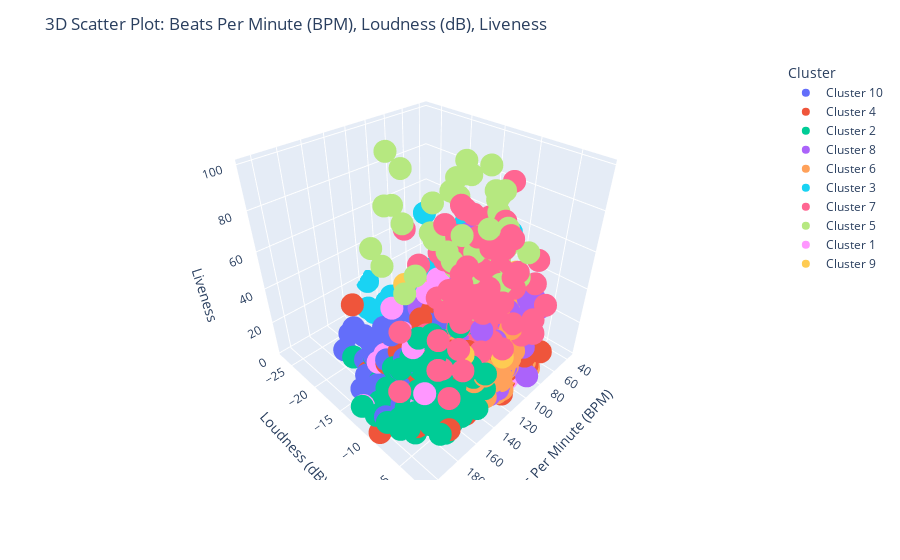
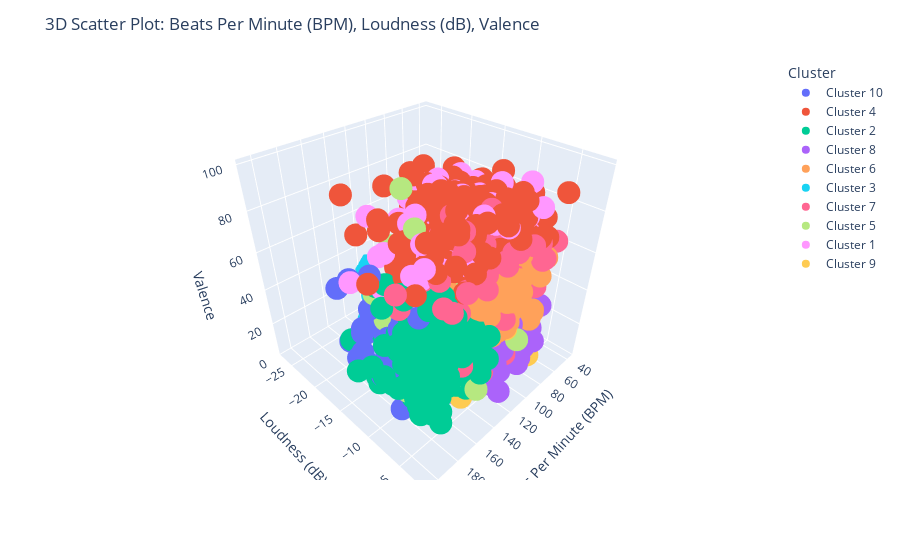
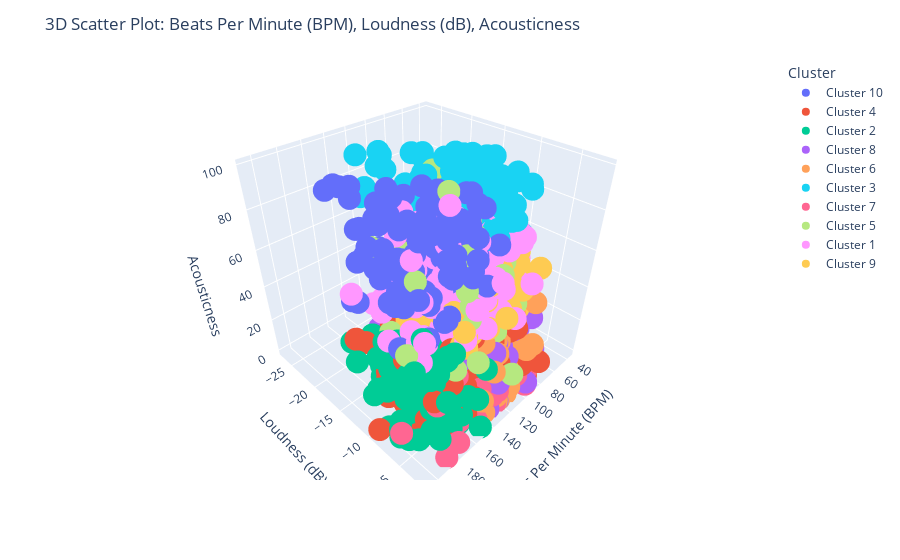
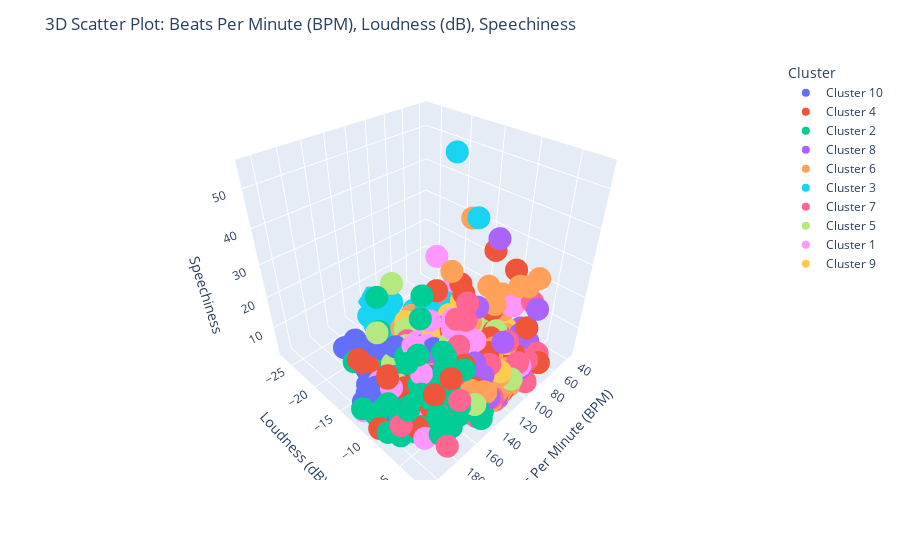

Write notebook code for charts like these, in order.
### Markdown cell above
<font color="aqua"> 

<h3> Interpretation </h3>

In the above figure, we have visualized our data after clustering into 10 clusters using `Acousticness`, `Liveness` and `valence` features. In this 3D space of these features, It can be seen that some clusters are quite well sepearated from others and there is an acceptable cross-cluster distance. On the other hand, there are some clusters that are some how mixed in this visualization. Therefore, in order to observe the output of the clustering better, we will visualize our data using all possible combinations of the features in the following. It can be seen that our clustering process has been successfully done.

</font>

### Code cell
import itertools
import plotly.express as px

# Create a list of feature names
feature_names = ["Beats Per Minute (BPM)", "Loudness (dB)", "Liveness", "Valence", "Acousticness", "Speechiness"]

# Generate all combinations of 3 features
feature_combinations = list(itertools.combinations(feature_names, 3))

# Loop through each combination and create a separate 3D scatter plot
for combination in feature_combinations:
    fig = px.scatter_3d(selected_df, x=combination[0], y=combination[1], z=combination[2], color='Cluster')
    fig.update_layout(title=f"3D Scatter Plot: {combination[0]}, {combination[1]}, {combination[2]}")
    fig.show()

### Figure 1 — Plotly figure (JSON) as saved in the notebook; plotly's stock layout.template omitted (floating-point values rounded to 4 significant figures; data arrays with more than 128 entries replaced by an {"elided": "..."} marker saying what was removed)
{"data": [{"hovertemplate": "Cluster=Cluster 10<br>Beats Per Minute (BPM)=%{x}<br>Loudness (dB)=%{y}<br>Liveness=%{z}<extra></extra>", "legendgroup": "Cluster 10", "marker": {"color": "#636efa", "symbol": "circle"}, "mode": "markers", "name": "Cluster 10", "scene": "scene", "showlegend": true, "type": "scatter3d", "x": {"elided": "147 int values"}, "y": {"elided": "147 int values"}, "z": {"elided": "147 int values"}}, {"hovertemplate": "Cluster=Cluster 4<br>Beats Per Minute (BPM)=%{x}<br>Loudness (dB)=%{y}<br>Liveness=%{z}<extra></extra>", "legendgroup": "Cluster 4", "marker": {"color": "#EF553B", "symbol": "circle"}, "mode": "markers", "name": "Cluster 4", "scene": "scene", "showlegend": true, "type": "scatter3d", "x": {"elided": "319 int values"}, "y": {"elided": "319 int values"}, "z": {"elided": "319 int values"}}, {"hovertemplate": "Cluster=Cluster 2<br>Beats Per Minute (BPM)=%{x}<br>Loudness (dB)=%{y}<br>Liveness=%{z}<extra></extra>", "legendgroup": "Cluster 2", "marker": {"color": "#00cc96", "symbol": "circle"}, "mode": "markers", "name": "Cluster 2", "scene": "scene", "showlegend": true, "type": "scatter3d", "x": {"elided": "190 int values"}, "y": {"elided": "190 int values"}, "z": {"elided": "190 int values"}}, {"hovertemplate": "Cluster=Cluster 8<br>Beats Per Minute (BPM)=%{x}<br>Loudness (dB)=%{y}<br>Liveness=%{z}<extra></extra>", "legendgroup": "Cluster 8", "marker": {"color": "#ab63fa", "symbol": "circle"}, "mode": "markers", "name": "Cluster 8", "scene": "scene", "showlegend": true, "type": "scatter3d", "x": {"elided": "293 int values"}, "y": {"elided": "293 int values"}, "z": {"elided": "293 int values"}}, {"hovertemplate": "Cluster=Cluster 6<br>Beats Per Minute (BPM)=%{x}<br>Loudness (dB)=%{y}<br>Liveness=%{z}<extra></extra>", "legendgroup": "Cluster 6", "marker": {"color": "#FFA15A", "symbol": "circle"}, "mode": "markers", "name": "Cluster 6", "scene": "scene", "showlegend": true, "type": "scatter3d", "x": {"elided": "327 int values"}, "y": {"elided": "327 int values"}, "z": {"elided": "327 int values"}}, {"hovertemplate": "Cluster=Cluster 3<br>Beats Per Minute (BPM)=%{x}<br>Loudness (dB)=%{y}<br>Liveness=%{z}<extra></extra>", "legendgroup": "Cluster 3", "marker": {"color": "#19d3f3", "symbol": "circle"}, "mode": "markers", "name": "Cluster 3", "scene": "scene", "showlegend": true, "type": "scatter3d", "x": {"elided": "167 int values"}, "y": {"elided": "167 int values"}, "z": {"elided": "167 int values"}}, {"hovertemplate": "Cluster=Cluster 7<br>Beats Per Minute (BPM)=%{x}<br>Loudness (dB)=%{y}<br>Liveness=%{z}<extra></extra>", "legendgroup": "Cluster 7", "marker": {"color": "#FF6692", "symbol": "circle"}, "mode": "markers", "name": "Cluster 7", "scene": "scene", "showlegend": true, "type": "scatter3d", "x": [102, 168, 186, 92, 171, 160, 162, 107, 123, 85, 128, 159, 80, 104, 175, 110, 174, 103, 131, 96, 72, 96, 114, 139, 90, 131, 140, 127, 94, 136, 135, 139, 111, 92, 125, 189, 147, 118, 145, 116, 100, 147, 87, 121, 203, 104, 141, 100, 134, 134, 138, 127, 135, 125, 156, 91, 95, 115, 155, 106, 127, 133, 117, 105, 136, 119, 117, 113, 127, 129, 147, 120, 117, 106, 126, 111, 144, 154, 123, 135, 140, 120, 132, 172, 92, 134, 103, 122, 92, 135, 125, 106, 133, 122, 127, 149, 159, 96, 85, 122, 117, 127], "y": [-6, -6, -2, -5, -5, -5, -6, -4, -9, -9, -6, -4, -4, -6, -5, -4, -2, -4, -5, -10, -3, -2, -6, -7, -8, -7, -6, -4, -5, -4, -8, -4, -7, -3, -3, -8, -6, -4, -5, -5, -3, -3, -3, -9, -6, -15, -10, -10, -16, -9, -7, -6, -5, -9, -5, -7, -8, -7, -5, -6, -6, -8, -6, -6, -7, -9, -6, -6, -11, -3, -6, -5, -9, -7, -5, -8, -8, -5, -3, -5, -7, -16, -5, -7, -6, -6, -7, -6, -17, -10, -6, -6, -6, -7, -6, -5, -9, -9, -11, -10, -11, -6], "z": [53, 48, 37, 57, 37, 63, 60, 58, 36, 58, 51, 83, 52, 72, 38, 64, 46, 38, 51, 60, 40, 35, 51, 61, 55, 92, 35, 37, 60, 67, 95, 36, 52, 69, 87, 55, 68, 85, 35, 46, 33, 89, 37, 73, 36, 54, 51, 54, 72, 68, 44, 45, 73, 50, 77, 97, 63, 44, 41, 85, 39, 37, 62, 63, 42, 45, 57, 38, 64, 60, 99, 35, 65, 78, 44, 68, 60, 56, 34, 54, 96, 50, 37, 36, 55, 85, 65, 38, 57, 84, 33, 60, 61, 76, 57, 61, 40, 80, 59, 76, 41, 83]}, {"hovertemplate": "Cluster=Cluster 5<br>Beats Per Minute (BPM)=%{x}<br>Loudness (dB)=%{y}<br>Liveness=%{z}<extra></extra>", "legendgroup": "Cluster 5", "marker": {"color": "#B6E880", "symbol": "circle"}, "mode": "markers", "name": "Cluster 5", "scene": "scene", "showlegend": true, "type": "scatter3d", "x": [117, 115, 92, 104, 157, 136, 136, 130, 173, 112, 150, 81, 105, 130, 132, 112, 174, 105, 117, 100, 184, 84, 148, 114, 114, 95, 130, 96, 123, 92, 112, 78, 141, 89, 101, 111, 117, 92, 133, 113, 120, 99, 102, 94, 176, 109, 115, 84, 110, 135, 134, 131, 135, 110, 163, 175], "y": [-2, -10, -5, -6, -5, -6, -6, -17, -13, -10, -3, -11, -7, -9, -10, -6, -11, -16, -9, -7, -8, -14, -14, -5, -15, -8, -6, -9, -10, -12, -5, -9, -6, -9, -7, -11, -7, -7, -9, -10, -21, -7, -13, -12, -14, -8, -12, -14, -7, -8, -9, -12, -7, -9, -14, -8], "z": [81, 70, 57, 61, 93, 79, 70, 97, 70, 63, 97, 97, 87, 96, 71, 59, 99, 78, 62, 95, 71, 90, 81, 60, 67, 91, 76, 59, 61, 61, 85, 73, 53, 86, 76, 68, 82, 68, 52, 69, 98, 64, 93, 94, 77, 69, 91, 96, 97, 54, 69, 73, 59, 57, 92, 76]}, {"hovertemplate": "Cluster=Cluster 1<br>Beats Per Minute (BPM)=%{x}<br>Loudness (dB)=%{y}<br>Liveness=%{z}<extra></extra>", "legendgroup": "Cluster 1", "marker": {"color": "#FF97FF", "symbol": "circle"}, "mode": "markers", "name": "Cluster 1", "scene": "scene", "showlegend": true, "type": "scatter3d", "x": {"elided": "197 int values"}, "y": {"elided": "197 int values"}, "z": {"elided": "197 int values"}}, {"hovertemplate": "Cluster=Cluster 9<br>Beats Per Minute (BPM)=%{x}<br>Loudness (dB)=%{y}<br>Liveness=%{z}<extra></extra>", "legendgroup": "Cluster 9", "marker": {"color": "#FECB52", "symbol": "circle"}, "mode": "markers", "name": "Cluster 9", "scene": "scene", "showlegend": true, "type": "scatter3d", "x": {"elided": "196 int values"}, "y": {"elided": "196 int values"}, "z": {"elided": "196 int values"}}], "layout": {"legend": {"title": {"text": "Cluster"}, "tracegroupgap": 0}, "margin": {"t": 60}, "scene": {"domain": {"x": [0, 1], "y": [0, 1]}, "xaxis": {"title": {"text": "Beats Per Minute (BPM)"}}, "yaxis": {"title": {"text": "Loudness (dB)"}}, "zaxis": {"title": {"text": "Liveness"}}}, "title": {"text": "3D Scatter Plot: Beats Per Minute (BPM), Loudness (dB), Liveness"}}}

### Figure 2 — Plotly figure (JSON) as saved in the notebook; plotly's stock layout.template omitted (floating-point values rounded to 4 significant figures; data arrays with more than 128 entries replaced by an {"elided": "..."} marker saying what was removed)
{"data": [{"hovertemplate": "Cluster=Cluster 10<br>Beats Per Minute (BPM)=%{x}<br>Loudness (dB)=%{y}<br>Valence=%{z}<extra></extra>", "legendgroup": "Cluster 10", "marker": {"color": "#636efa", "symbol": "circle"}, "mode": "markers", "name": "Cluster 10", "scene": "scene", "showlegend": true, "type": "scatter3d", "x": {"elided": "147 int values"}, "y": {"elided": "147 int values"}, "z": {"elided": "147 int values"}}, {"hovertemplate": "Cluster=Cluster 4<br>Beats Per Minute (BPM)=%{x}<br>Loudness (dB)=%{y}<br>Valence=%{z}<extra></extra>", "legendgroup": "Cluster 4", "marker": {"color": "#EF553B", "symbol": "circle"}, "mode": "markers", "name": "Cluster 4", "scene": "scene", "showlegend": true, "type": "scatter3d", "x": {"elided": "319 int values"}, "y": {"elided": "319 int values"}, "z": {"elided": "319 int values"}}, {"hovertemplate": "Cluster=Cluster 2<br>Beats Per Minute (BPM)=%{x}<br>Loudness (dB)=%{y}<br>Valence=%{z}<extra></extra>", "legendgroup": "Cluster 2", "marker": {"color": "#00cc96", "symbol": "circle"}, "mode": "markers", "name": "Cluster 2", "scene": "scene", "showlegend": true, "type": "scatter3d", "x": {"elided": "190 int values"}, "y": {"elided": "190 int values"}, "z": {"elided": "190 int values"}}, {"hovertemplate": "Cluster=Cluster 8<br>Beats Per Minute (BPM)=%{x}<br>Loudness (dB)=%{y}<br>Valence=%{z}<extra></extra>", "legendgroup": "Cluster 8", "marker": {"color": "#ab63fa", "symbol": "circle"}, "mode": "markers", "name": "Cluster 8", "scene": "scene", "showlegend": true, "type": "scatter3d", "x": {"elided": "293 int values"}, "y": {"elided": "293 int values"}, "z": {"elided": "293 int values"}}, {"hovertemplate": "Cluster=Cluster 6<br>Beats Per Minute (BPM)=%{x}<br>Loudness (dB)=%{y}<br>Valence=%{z}<extra></extra>", "legendgroup": "Cluster 6", "marker": {"color": "#FFA15A", "symbol": "circle"}, "mode": "markers", "name": "Cluster 6", "scene": "scene", "showlegend": true, "type": "scatter3d", "x": {"elided": "327 int values"}, "y": {"elided": "327 int values"}, "z": {"elided": "327 int values"}}, {"hovertemplate": "Cluster=Cluster 3<br>Beats Per Minute (BPM)=%{x}<br>Loudness (dB)=%{y}<br>Valence=%{z}<extra></extra>", "legendgroup": "Cluster 3", "marker": {"color": "#19d3f3", "symbol": "circle"}, "mode": "markers", "name": "Cluster 3", "scene": "scene", "showlegend": true, "type": "scatter3d", "x": {"elided": "167 int values"}, "y": {"elided": "167 int values"}, "z": {"elided": "167 int values"}}, {"hovertemplate": "Cluster=Cluster 7<br>Beats Per Minute (BPM)=%{x}<br>Loudness (dB)=%{y}<br>Valence=%{z}<extra></extra>", "legendgroup": "Cluster 7", "marker": {"color": "#FF6692", "symbol": "circle"}, "mode": "markers", "name": "Cluster 7", "scene": "scene", "showlegend": true, "type": "scatter3d", "x": [102, 168, 186, 92, 171, 160, 162, 107, 123, 85, 128, 159, 80, 104, 175, 110, 174, 103, 131, 96, 72, 96, 114, 139, 90, 131, 140, 127, 94, 136, 135, 139, 111, 92, 125, 189, 147, 118, 145, 116, 100, 147, 87, 121, 203, 104, 141, 100, 134, 134, 138, 127, 135, 125, 156, 91, 95, 115, 155, 106, 127, 133, 117, 105, 136, 119, 117, 113, 127, 129, 147, 120, 117, 106, 126, 111, 144, 154, 123, 135, 140, 120, 132, 172, 92, 134, 103, 122, 92, 135, 125, 106, 133, 122, 127, 149, 159, 96, 85, 122, 117, 127], "y": [-6, -6, -2, -5, -5, -5, -6, -4, -9, -9, -6, -4, -4, -6, -5, -4, -2, -4, -5, -10, -3, -2, -6, -7, -8, -7, -6, -4, -5, -4, -8, -4, -7, -3, -3, -8, -6, -4, -5, -5, -3, -3, -3, -9, -6, -15, -10, -10, -16, -9, -7, -6, -5, -9, -5, -7, -8, -7, -5, -6, -6, -8, -6, -6, -7, -9, -6, -6, -11, -3, -6, -5, -9, -7, -5, -8, -8, -5, -3, -5, -7, -16, -5, -7, -6, -6, -7, -6, -17, -10, -6, -6, -6, -7, -6, -5, -9, -9, -11, -10, -11, -6], "z": [59, 65, 77, 73, 67, 42, 36, 75, 69, 64, 61, 37, 51, 75, 80, 24, 81, 78, 97, 84, 73, 73, 70, 77, 49, 71, 77, 76, 65, 24, 51, 74, 65, 77, 51, 66, 60, 72, 64, 61, 78, 72, 68, 63, 81, 40, 80, 55, 56, 35, 83, 79, 70, 68, 60, 80, 64, 74, 94, 70, 76, 77, 87, 81, 63, 51, 91, 82, 94, 79, 61, 73, 81, 71, 84, 84, 93, 86, 81, 84, 49, 79, 52, 68, 54, 87, 32, 58, 51, 34, 72, 60, 63, 58, 80, 68, 61, 58, 65, 89, 71, 65]}, {"hovertemplate": "Cluster=Cluster 5<br>Beats Per Minute (BPM)=%{x}<br>Loudness (dB)=%{y}<br>Valence=%{z}<extra></extra>", "legendgroup": "Cluster 5", "marker": {"color": "#B6E880", "symbol": "circle"}, "mode": "markers", "name": "Cluster 5", "scene": "scene", "showlegend": true, "type": "scatter3d", "x": [117, 115, 92, 104, 157, 136, 136, 130, 173, 112, 150, 81, 105, 130, 132, 112, 174, 105, 117, 100, 184, 84, 148, 114, 114, 95, 130, 96, 123, 92, 112, 78, 141, 89, 101, 111, 117, 92, 133, 113, 120, 99, 102, 94, 176, 109, 115, 84, 110, 135, 134, 131, 135, 110, 163, 175], "y": [-2, -10, -5, -6, -5, -6, -6, -17, -13, -10, -3, -11, -7, -9, -10, -6, -11, -16, -9, -7, -8, -14, -14, -5, -15, -8, -6, -9, -10, -12, -5, -9, -6, -9, -7, -11, -7, -7, -9, -10, -21, -7, -13, -12, -14, -8, -12, -14, -7, -8, -9, -12, -7, -9, -14, -8], "z": [40, 88, 63, 46, 28, 58, 46, 46, 44, 40, 23, 42, 47, 15, 19, 38, 11, 89, 40, 25, 22, 82, 96, 39, 45, 30, 30, 51, 33, 37, 77, 59, 66, 61, 75, 62, 31, 55, 55, 19, 52, 25, 72, 64, 56, 36, 44, 17, 38, 26, 38, 24, 81, 71, 18, 95]}, {"hovertemplate": "Cluster=Cluster 1<br>Beats Per Minute (BPM)=%{x}<br>Loudness (dB)=%{y}<br>Valence=%{z}<extra></extra>", "legendgroup": "Cluster 1", "marker": {"color": "#FF97FF", "symbol": "circle"}, "mode": "markers", "name": "Cluster 1", "scene": "scene", "showlegend": true, "type": "scatter3d", "x": {"elided": "197 int values"}, "y": {"elided": "197 int values"}, "z": {"elided": "197 int values"}}, {"hovertemplate": "Cluster=Cluster 9<br>Beats Per Minute (BPM)=%{x}<br>Loudness (dB)=%{y}<br>Valence=%{z}<extra></extra>", "legendgroup": "Cluster 9", "marker": {"color": "#FECB52", "symbol": "circle"}, "mode": "markers", "name": "Cluster 9", "scene": "scene", "showlegend": true, "type": "scatter3d", "x": {"elided": "196 int values"}, "y": {"elided": "196 int values"}, "z": {"elided": "196 int values"}}], "layout": {"legend": {"title": {"text": "Cluster"}, "tracegroupgap": 0}, "margin": {"t": 60}, "scene": {"domain": {"x": [0, 1], "y": [0, 1]}, "xaxis": {"title": {"text": "Beats Per Minute (BPM)"}}, "yaxis": {"title": {"text": "Loudness (dB)"}}, "zaxis": {"title": {"text": "Valence"}}}, "title": {"text": "3D Scatter Plot: Beats Per Minute (BPM), Loudness (dB), Valence"}}}

### Figure 3 — Plotly figure (JSON) as saved in the notebook; plotly's stock layout.template omitted (floating-point values rounded to 4 significant figures; data arrays with more than 128 entries replaced by an {"elided": "..."} marker saying what was removed)
{"data": [{"hovertemplate": "Cluster=Cluster 10<br>Beats Per Minute (BPM)=%{x}<br>Loudness (dB)=%{y}<br>Acousticness=%{z}<extra></extra>", "legendgroup": "Cluster 10", "marker": {"color": "#636efa", "symbol": "circle"}, "mode": "markers", "name": "Cluster 10", "scene": "scene", "showlegend": true, "type": "scatter3d", "x": {"elided": "147 int values"}, "y": {"elided": "147 int values"}, "z": {"elided": "147 int values"}}, {"hovertemplate": "Cluster=Cluster 4<br>Beats Per Minute (BPM)=%{x}<br>Loudness (dB)=%{y}<br>Acousticness=%{z}<extra></extra>", "legendgroup": "Cluster 4", "marker": {"color": "#EF553B", "symbol": "circle"}, "mode": "markers", "name": "Cluster 4", "scene": "scene", "showlegend": true, "type": "scatter3d", "x": {"elided": "319 int values"}, "y": {"elided": "319 int values"}, "z": {"elided": "319 int values"}}, {"hovertemplate": "Cluster=Cluster 2<br>Beats Per Minute (BPM)=%{x}<br>Loudness (dB)=%{y}<br>Acousticness=%{z}<extra></extra>", "legendgroup": "Cluster 2", "marker": {"color": "#00cc96", "symbol": "circle"}, "mode": "markers", "name": "Cluster 2", "scene": "scene", "showlegend": true, "type": "scatter3d", "x": {"elided": "190 int values"}, "y": {"elided": "190 int values"}, "z": {"elided": "190 int values"}}, {"hovertemplate": "Cluster=Cluster 8<br>Beats Per Minute (BPM)=%{x}<br>Loudness (dB)=%{y}<br>Acousticness=%{z}<extra></extra>", "legendgroup": "Cluster 8", "marker": {"color": "#ab63fa", "symbol": "circle"}, "mode": "markers", "name": "Cluster 8", "scene": "scene", "showlegend": true, "type": "scatter3d", "x": {"elided": "293 int values"}, "y": {"elided": "293 int values"}, "z": {"elided": "293 int values"}}, {"hovertemplate": "Cluster=Cluster 6<br>Beats Per Minute (BPM)=%{x}<br>Loudness (dB)=%{y}<br>Acousticness=%{z}<extra></extra>", "legendgroup": "Cluster 6", "marker": {"color": "#FFA15A", "symbol": "circle"}, "mode": "markers", "name": "Cluster 6", "scene": "scene", "showlegend": true, "type": "scatter3d", "x": {"elided": "327 int values"}, "y": {"elided": "327 int values"}, "z": {"elided": "327 int values"}}, {"hovertemplate": "Cluster=Cluster 3<br>Beats Per Minute (BPM)=%{x}<br>Loudness (dB)=%{y}<br>Acousticness=%{z}<extra></extra>", "legendgroup": "Cluster 3", "marker": {"color": "#19d3f3", "symbol": "circle"}, "mode": "markers", "name": "Cluster 3", "scene": "scene", "showlegend": true, "type": "scatter3d", "x": {"elided": "167 int values"}, "y": {"elided": "167 int values"}, "z": {"elided": "167 int values"}}, {"hovertemplate": "Cluster=Cluster 7<br>Beats Per Minute (BPM)=%{x}<br>Loudness (dB)=%{y}<br>Acousticness=%{z}<extra></extra>", "legendgroup": "Cluster 7", "marker": {"color": "#FF6692", "symbol": "circle"}, "mode": "markers", "name": "Cluster 7", "scene": "scene", "showlegend": true, "type": "scatter3d", "x": [102, 168, 186, 92, 171, 160, 162, 107, 123, 85, 128, 159, 80, 104, 175, 110, 174, 103, 131, 96, 72, 96, 114, 139, 90, 131, 140, 127, 94, 136, 135, 139, 111, 92, 125, 189, 147, 118, 145, 116, 100, 147, 87, 121, 203, 104, 141, 100, 134, 134, 138, 127, 135, 125, 156, 91, 95, 115, 155, 106, 127, 133, 117, 105, 136, 119, 117, 113, 127, 129, 147, 120, 117, 106, 126, 111, 144, 154, 123, 135, 140, 120, 132, 172, 92, 134, 103, 122, 92, 135, 125, 106, 133, 122, 127, 149, 159, 96, 85, 122, 117, 127], "y": [-6, -6, -2, -5, -5, -5, -6, -4, -9, -9, -6, -4, -4, -6, -5, -4, -2, -4, -5, -10, -3, -2, -6, -7, -8, -7, -6, -4, -5, -4, -8, -4, -7, -3, -3, -8, -6, -4, -5, -5, -3, -3, -3, -9, -6, -15, -10, -10, -16, -9, -7, -6, -5, -9, -5, -7, -8, -7, -5, -6, -6, -8, -6, -6, -7, -9, -6, -6, -11, -3, -6, -5, -9, -7, -5, -8, -8, -5, -3, -5, -7, -16, -5, -7, -6, -6, -7, -6, -17, -10, -6, -6, -6, -7, -6, -5, -9, -9, -11, -10, -11, -6], "z": [2, 0, 0, 3, 3, 5, 3, 6, 4, 22, 9, 1, 4, 11, 16, 0, 3, 0, 13, 21, 5, 2, 1, 1, 14, 1, 13, 0, 8, 11, 5, 8, 21, 3, 0, 2, 18, 8, 1, 0, 7, 0, 3, 14, 10, 1, 0, 17, 13, 5, 29, 0, 9, 25, 5, 10, 1, 13, 1, 16, 0, 11, 18, 42, 1, 13, 16, 8, 4, 7, 0, 22, 3, 0, 1, 22, 15, 0, 7, 7, 0, 14, 0, 1, 16, 3, 0, 10, 3, 2, 0, 7, 0, 3, 12, 1, 5, 9, 8, 20, 4, 0]}, {"hovertemplate": "Cluster=Cluster 5<br>Beats Per Minute (BPM)=%{x}<br>Loudness (dB)=%{y}<br>Acousticness=%{z}<extra></extra>", "legendgroup": "Cluster 5", "marker": {"color": "#B6E880", "symbol": "circle"}, "mode": "markers", "name": "Cluster 5", "scene": "scene", "showlegend": true, "type": "scatter3d", "x": [117, 115, 92, 104, 157, 136, 136, 130, 173, 112, 150, 81, 105, 130, 132, 112, 174, 105, 117, 100, 184, 84, 148, 114, 114, 95, 130, 96, 123, 92, 112, 78, 141, 89, 101, 111, 117, 92, 133, 113, 120, 99, 102, 94, 176, 109, 115, 84, 110, 135, 134, 131, 135, 110, 163, 175], "y": [-2, -10, -5, -6, -5, -6, -6, -17, -13, -10, -3, -11, -7, -9, -10, -6, -11, -16, -9, -7, -8, -14, -14, -5, -15, -8, -6, -9, -10, -12, -5, -9, -6, -9, -7, -11, -7, -7, -9, -10, -21, -7, -13, -12, -14, -8, -12, -14, -7, -8, -9, -12, -7, -9, -14, -8], "z": [18, 48, 42, 38, 29, 53, 46, 53, 77, 57, 36, 75, 23, 51, 97, 23, 1, 93, 82, 26, 40, 56, 67, 34, 82, 16, 30, 67, 49, 59, 63, 27, 62, 24, 38, 44, 39, 60, 41, 4, 20, 53, 20, 32, 77, 67, 68, 73, 5, 49, 52, 77, 75, 74, 29, 73]}, {"hovertemplate": "Cluster=Cluster 1<br>Beats Per Minute (BPM)=%{x}<br>Loudness (dB)=%{y}<br>Acousticness=%{z}<extra></extra>", "legendgroup": "Cluster 1", "marker": {"color": "#FF97FF", "symbol": "circle"}, "mode": "markers", "name": "Cluster 1", "scene": "scene", "showlegend": true, "type": "scatter3d", "x": {"elided": "197 int values"}, "y": {"elided": "197 int values"}, "z": {"elided": "197 int values"}}, {"hovertemplate": "Cluster=Cluster 9<br>Beats Per Minute (BPM)=%{x}<br>Loudness (dB)=%{y}<br>Acousticness=%{z}<extra></extra>", "legendgroup": "Cluster 9", "marker": {"color": "#FECB52", "symbol": "circle"}, "mode": "markers", "name": "Cluster 9", "scene": "scene", "showlegend": true, "type": "scatter3d", "x": {"elided": "196 int values"}, "y": {"elided": "196 int values"}, "z": {"elided": "196 int values"}}], "layout": {"legend": {"title": {"text": "Cluster"}, "tracegroupgap": 0}, "margin": {"t": 60}, "scene": {"domain": {"x": [0, 1], "y": [0, 1]}, "xaxis": {"title": {"text": "Beats Per Minute (BPM)"}}, "yaxis": {"title": {"text": "Loudness (dB)"}}, "zaxis": {"title": {"text": "Acousticness"}}}, "title": {"text": "3D Scatter Plot: Beats Per Minute (BPM), Loudness (dB), Acousticness"}}}

### Figure 4 — Plotly figure (JSON) as saved in the notebook; plotly's stock layout.template omitted (floating-point values rounded to 4 significant figures; data arrays with more than 128 entries replaced by an {"elided": "..."} marker saying what was removed)
{"data": [{"hovertemplate": "Cluster=Cluster 10<br>Beats Per Minute (BPM)=%{x}<br>Loudness (dB)=%{y}<br>Speechiness=%{z}<extra></extra>", "legendgroup": "Cluster 10", "marker": {"color": "#636efa", "symbol": "circle"}, "mode": "markers", "name": "Cluster 10", "scene": "scene", "showlegend": true, "type": "scatter3d", "x": {"elided": "147 int values"}, "y": {"elided": "147 int values"}, "z": {"elided": "147 int values"}}, {"hovertemplate": "Cluster=Cluster 4<br>Beats Per Minute (BPM)=%{x}<br>Loudness (dB)=%{y}<br>Speechiness=%{z}<extra></extra>", "legendgroup": "Cluster 4", "marker": {"color": "#EF553B", "symbol": "circle"}, "mode": "markers", "name": "Cluster 4", "scene": "scene", "showlegend": true, "type": "scatter3d", "x": {"elided": "319 int values"}, "y": {"elided": "319 int values"}, "z": {"elided": "319 int values"}}, {"hovertemplate": "Cluster=Cluster 2<br>Beats Per Minute (BPM)=%{x}<br>Loudness (dB)=%{y}<br>Speechiness=%{z}<extra></extra>", "legendgroup": "Cluster 2", "marker": {"color": "#00cc96", "symbol": "circle"}, "mode": "markers", "name": "Cluster 2", "scene": "scene", "showlegend": true, "type": "scatter3d", "x": {"elided": "190 int values"}, "y": {"elided": "190 int values"}, "z": {"elided": "190 int values"}}, {"hovertemplate": "Cluster=Cluster 8<br>Beats Per Minute (BPM)=%{x}<br>Loudness (dB)=%{y}<br>Speechiness=%{z}<extra></extra>", "legendgroup": "Cluster 8", "marker": {"color": "#ab63fa", "symbol": "circle"}, "mode": "markers", "name": "Cluster 8", "scene": "scene", "showlegend": true, "type": "scatter3d", "x": {"elided": "293 int values"}, "y": {"elided": "293 int values"}, "z": {"elided": "293 int values"}}, {"hovertemplate": "Cluster=Cluster 6<br>Beats Per Minute (BPM)=%{x}<br>Loudness (dB)=%{y}<br>Speechiness=%{z}<extra></extra>", "legendgroup": "Cluster 6", "marker": {"color": "#FFA15A", "symbol": "circle"}, "mode": "markers", "name": "Cluster 6", "scene": "scene", "showlegend": true, "type": "scatter3d", "x": {"elided": "327 int values"}, "y": {"elided": "327 int values"}, "z": {"elided": "327 int values"}}, {"hovertemplate": "Cluster=Cluster 3<br>Beats Per Minute (BPM)=%{x}<br>Loudness (dB)=%{y}<br>Speechiness=%{z}<extra></extra>", "legendgroup": "Cluster 3", "marker": {"color": "#19d3f3", "symbol": "circle"}, "mode": "markers", "name": "Cluster 3", "scene": "scene", "showlegend": true, "type": "scatter3d", "x": {"elided": "167 int values"}, "y": {"elided": "167 int values"}, "z": {"elided": "167 int values"}}, {"hovertemplate": "Cluster=Cluster 7<br>Beats Per Minute (BPM)=%{x}<br>Loudness (dB)=%{y}<br>Speechiness=%{z}<extra></extra>", "legendgroup": "Cluster 7", "marker": {"color": "#FF6692", "symbol": "circle"}, "mode": "markers", "name": "Cluster 7", "scene": "scene", "showlegend": true, "type": "scatter3d", "x": [102, 168, 186, 92, 171, 160, 162, 107, 123, 85, 128, 159, 80, 104, 175, 110, 174, 103, 131, 96, 72, 96, 114, 139, 90, 131, 140, 127, 94, 136, 135, 139, 111, 92, 125, 189, 147, 118, 145, 116, 100, 147, 87, 121, 203, 104, 141, 100, 134, 134, 138, 127, 135, 125, 156, 91, 95, 115, 155, 106, 127, 133, 117, 105, 136, 119, 117, 113, 127, 129, 147, 120, 117, 106, 126, 111, 144, 154, 123, 135, 140, 120, 132, 172, 92, 134, 103, 122, 92, 135, 125, 106, 133, 122, 127, 149, 159, 96, 85, 122, 117, 127], "y": [-6, -6, -2, -5, -5, -5, -6, -4, -9, -9, -6, -4, -4, -6, -5, -4, -2, -4, -5, -10, -3, -2, -6, -7, -8, -7, -6, -4, -5, -4, -8, -4, -7, -3, -3, -8, -6, -4, -5, -5, -3, -3, -3, -9, -6, -15, -10, -10, -16, -9, -7, -6, -5, -9, -5, -7, -8, -7, -5, -6, -6, -8, -6, -6, -7, -9, -6, -6, -11, -3, -6, -5, -9, -7, -5, -8, -8, -5, -3, -5, -7, -16, -5, -7, -6, -6, -7, -6, -17, -10, -6, -6, -6, -7, -6, -5, -9, -9, -11, -10, -11, -6], "z": [3, 5, 6, 5, 6, 4, 3, 17, 14, 5, 3, 10, 24, 3, 4, 4, 39, 4, 4, 6, 7, 4, 3, 18, 4, 3, 32, 14, 9, 6, 24, 3, 3, 9, 3, 4, 3, 7, 7, 3, 10, 3, 8, 7, 10, 5, 6, 3, 6, 5, 3, 3, 5, 8, 16, 5, 3, 4, 4, 4, 6, 3, 6, 5, 5, 4, 3, 12, 5, 5, 10, 3, 5, 3, 5, 4, 4, 5, 5, 4, 6, 4, 3, 4, 3, 5, 4, 4, 14, 6, 4, 3, 3, 5, 10, 5, 9, 7, 5, 4, 3, 4]}, {"hovertemplate": "Cluster=Cluster 5<br>Beats Per Minute (BPM)=%{x}<br>Loudness (dB)=%{y}<br>Speechiness=%{z}<extra></extra>", "legendgroup": "Cluster 5", "marker": {"color": "#B6E880", "symbol": "circle"}, "mode": "markers", "name": "Cluster 5", "scene": "scene", "showlegend": true, "type": "scatter3d", "x": [117, 115, 92, 104, 157, 136, 136, 130, 173, 112, 150, 81, 105, 130, 132, 112, 174, 105, 117, 100, 184, 84, 148, 114, 114, 95, 130, 96, 123, 92, 112, 78, 141, 89, 101, 111, 117, 92, 133, 113, 120, 99, 102, 94, 176, 109, 115, 84, 110, 135, 134, 131, 135, 110, 163, 175], "y": [-2, -10, -5, -6, -5, -6, -6, -17, -13, -10, -3, -11, -7, -9, -10, -6, -11, -16, -9, -7, -8, -14, -14, -5, -15, -8, -6, -9, -10, -12, -5, -9, -6, -9, -7, -11, -7, -7, -9, -10, -21, -7, -13, -12, -14, -8, -12, -14, -7, -8, -9, -12, -7, -9, -14, -8], "z": [10, 6, 3, 17, 17, 5, 16, 8, 3, 5, 8, 5, 7, 3, 3, 6, 7, 5, 3, 3, 3, 6, 10, 10, 8, 4, 4, 15, 6, 3, 5, 6, 4, 4, 4, 10, 10, 3, 15, 3, 17, 6, 5, 5, 20, 6, 4, 3, 5, 3, 4, 6, 8, 3, 7, 6]}, {"hovertemplate": "Cluster=Cluster 1<br>Beats Per Minute (BPM)=%{x}<br>Loudness (dB)=%{y}<br>Speechiness=%{z}<extra></extra>", "legendgroup": "Cluster 1", "marker": {"color": "#FF97FF", "symbol": "circle"}, "mode": "markers", "name": "Cluster 1", "scene": "scene", "showlegend": true, "type": "scatter3d", "x": {"elided": "197 int values"}, "y": {"elided": "197 int values"}, "z": {"elided": "197 int values"}}, {"hovertemplate": "Cluster=Cluster 9<br>Beats Per Minute (BPM)=%{x}<br>Loudness (dB)=%{y}<br>Speechiness=%{z}<extra></extra>", "legendgroup": "Cluster 9", "marker": {"color": "#FECB52", "symbol": "circle"}, "mode": "markers", "name": "Cluster 9", "scene": "scene", "showlegend": true, "type": "scatter3d", "x": {"elided": "196 int values"}, "y": {"elided": "196 int values"}, "z": {"elided": "196 int values"}}], "layout": {"legend": {"title": {"text": "Cluster"}, "tracegroupgap": 0}, "margin": {"t": 60}, "scene": {"domain": {"x": [0, 1], "y": [0, 1]}, "xaxis": {"title": {"text": "Beats Per Minute (BPM)"}}, "yaxis": {"title": {"text": "Loudness (dB)"}}, "zaxis": {"title": {"text": "Speechiness"}}}, "title": {"text": "3D Scatter Plot: Beats Per Minute (BPM), Loudness (dB), Speechiness"}}}
